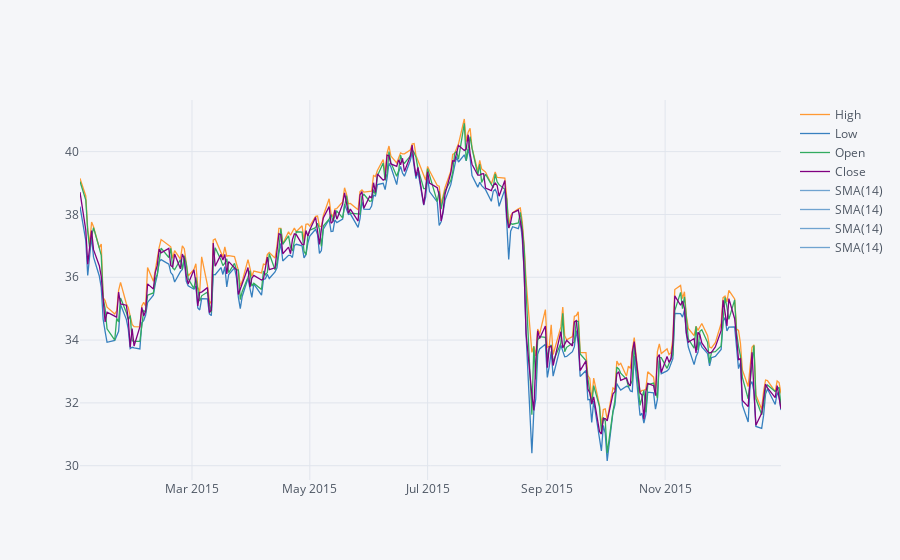

Notebook source saved alongside this figure:
### Markdown cell above
** Use .ta_plot(study='sma') to create a Simple Moving Averages plot of Morgan Stanley for the year 2015.**

### Code cell
MS[['High', 'Low', 'Open', 'Close']].loc['2015-01-01':'2016-01-01'].ta_plot(study='sma')

### Figure 1 — Plotly figure (JSON) as saved in the notebook; plotly's stock layout.template omitted (floating-point values rounded to 4 significant figures; data arrays with more than 128 entries replaced by an {"elided": "..."} marker saying what was removed)
{"data": [{"line": {"color": "rgba(255, 153, 51, 1.0)", "dash": "solid", "shape": "linear", "width": 1.3}, "mode": "lines", "name": "High", "text": "", "type": "scatter", "x": {"elided": "252 str values"}, "y": {"elided": "252 float values"}}, {"line": {"color": "rgba(55, 128, 191, 1.0)", "dash": "solid", "shape": "linear", "width": 1.3}, "mode": "lines", "name": "Low", "text": "", "type": "scatter", "x": {"elided": "252 str values"}, "y": {"elided": "252 float values"}}, {"line": {"color": "rgba(50, 171, 96, 1.0)", "dash": "solid", "shape": "linear", "width": 1.3}, "mode": "lines", "name": "Open", "text": "", "type": "scatter", "x": {"elided": "252 str values"}, "y": {"elided": "252 float values"}}, {"line": {"color": "rgba(128, 0, 128, 1.0)", "dash": "solid", "shape": "linear", "width": 1.3}, "mode": "lines", "name": "Close", "text": "", "type": "scatter", "x": {"elided": "252 str values"}, "y": {"elided": "252 float values"}}, {"line": {"color": "rgba(55, 128, 191, 0.7)", "dash": "solid", "shape": "linear", "width": 1.3}, "mode": "lines", "name": "SMA(14)", "text": "", "type": "scatter", "x": {"elided": "252 str values"}, "y": {"elided": "252x4 mixed values"}}, {"line": {"color": "rgba(55, 128, 191, 0.7)", "dash": "solid", "shape": "linear", "width": 1.3}, "mode": "lines", "name": "SMA(14)", "text": "", "type": "scatter", "x": {"elided": "252 str values"}, "y": {"elided": "252x4 mixed values"}}, {"line": {"color": "rgba(55, 128, 191, 0.7)", "dash": "solid", "shape": "linear", "width": 1.3}, "mode": "lines", "name": "SMA(14)", "text": "", "type": "scatter", "x": {"elided": "252 str values"}, "y": {"elided": "252x4 mixed values"}}, {"line": {"color": "rgba(55, 128, 191, 0.7)", "dash": "solid", "shape": "linear", "width": 1.3}, "mode": "lines", "name": "SMA(14)", "text": "", "type": "scatter", "x": {"elided": "252 str values"}, "y": {"elided": "252x4 mixed values"}}], "layout": {"legend": {"bgcolor": "#F5F6F9", "font": {"color": "#4D5663"}}, "paper_bgcolor": "#F5F6F9", "plot_bgcolor": "#F5F6F9", "title": {"font": {"color": "#4D5663"}}, "xaxis": {"gridcolor": "#E1E5ED", "showgrid": true, "tickfont": {"color": "#4D5663"}, "title": {"font": {"color": "#4D5663"}, "text": ""}, "zerolinecolor": "#E1E5ED"}, "yaxis": {"gridcolor": "#E1E5ED", "showgrid": true, "tickfont": {"color": "#4D5663"}, "title": {"font": {"color": "#4D5663"}, "text": ""}, "zerolinecolor": "#E1E5ED"}}}
